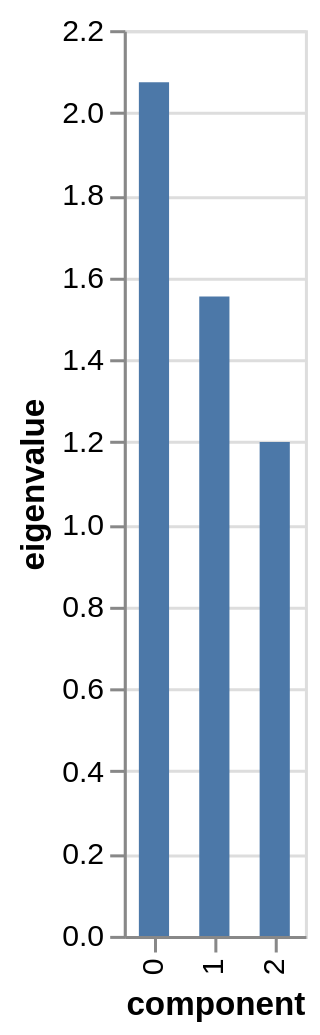

The notebook cell this image was saved under:
### Code cell
# Inertia by each axis
display(pca.eigenvalues_summary)
pca.scree_plot()

### Figure 1 — Vega-Lite specification as saved in the notebook (floating-point values rounded to 4 significant figures)
{"config": {"view": {"continuousWidth": 300, "continuousHeight": 300}}, "data": {"name": "data-0823919ab7802cd2e2833cb04ff24d8e"}, "mark": {"type": "bar", "size": 10}, "encoding": {"tooltip": [{"field": "component", "type": "nominal"}, {"field": "eigenvalue", "type": "quantitative"}, {"field": "% of variance", "type": "quantitative"}, {"field": "% of variance (cumulative)", "type": "quantitative"}], "x": {"field": "component", "sort": ["0", "1", "2"], "type": "nominal"}, "y": {"field": "eigenvalue", "type": "quantitative"}}, "$schema": "https://vega.github.io/schema/vega-lite/v6.1.0.json", "datasets": {"data-0823919ab7802cd2e2833cb04ff24d8e": [{"component": "0", "eigenvalue": 2.074, "% of variance": 18.85, "% of variance (cumulative)": 18.85}, {"component": "1", "eigenvalue": 1.553, "% of variance": 14.12, "% of variance (cumulative)": 32.97}, {"component": "2", "eigenvalue": 1.2, "% of variance": 10.91, "% of variance (cumulative)": 43.88}]}}
